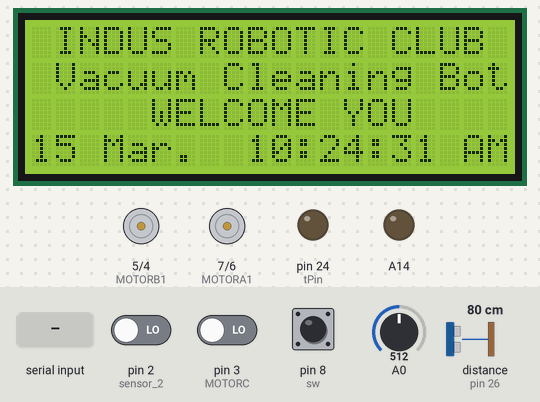
This sketch was run on a simulated Arduino Mega 2560, built with avr-gcc and run on an emulated ATmega2560. On the bench: 20×4 character LCD, motor-driver pin pairs drawn as motors (green arrow = first pin HIGH = forward, orange = second pin HIGH = backward, longer = more drive), output pins drawn as LEDs (lit = HIGH). The inputs (shaded band) are chosen by the test bench; at power-on: pin 8 (sw) LOW, pin 2 (sensor_2) LOW, pin 3 (MOTORC) LOW, A0 = 512, distance to the obstacle (sensor on pin 26) 80 cm. The echo pulse lasts 58.3 µs per cm; the local clock reads 2024-03-15 10:24:30 at power-on unless the sketch sets it.

Above: at 1.2 s.
1.3 s: "U" received over the second serial link
At 3.8 s:
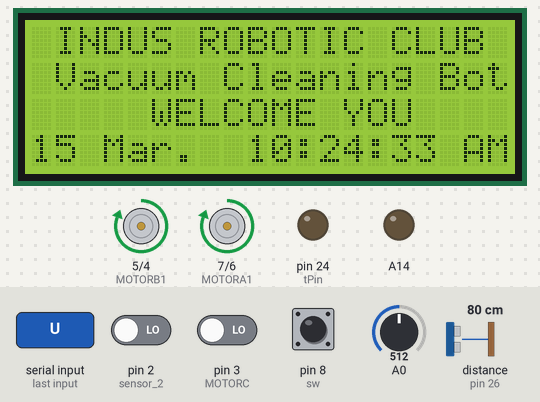
4.3 s: "D" received over the second serial link
At 5.9 s:
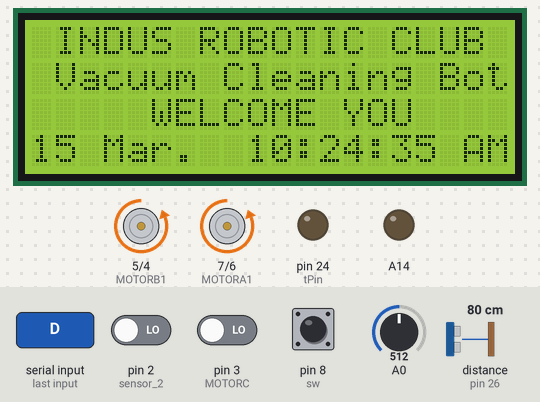
7.3 s: "L" received over the second serial link
At 8.9 s:
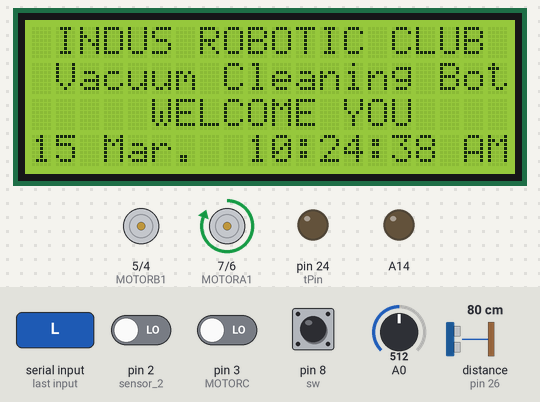
10.3 s: "R" received over the second serial link
At 11.9 s:
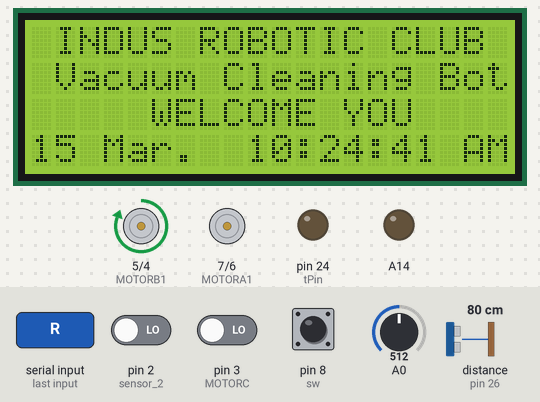
13.3 s: pin 8 (sw) pulled HIGH for 0.25 s
At 14.5 s:
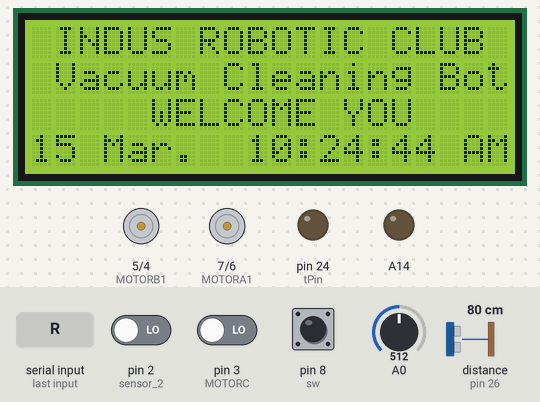
Timing chart, 0 to 16.3 s (numbered marks = the images above; inputs shaded):
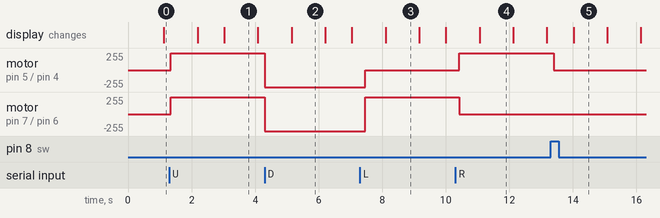

Measured:
- after the input at 1.3 s, motor on pin 5 (MOTORB1) / pin 4 (MOTORB2), motor on pin 7 (MOTORA1) / pin 6 (MOTORA2): stopped → forward 255/255 at once
- after the input at 4.3 s, motor on pin 5 (MOTORB1) / pin 4 (MOTORB2), motor on pin 7 (MOTORA1) / pin 6 (MOTORA2): forward 255/255 → backward 255/255 at once
- after the input at 7.3 s, motor on pin 5 (MOTORB1) / pin 4 (MOTORB2): backward 255/255 → stopped after 0.17 s; motor on pin 7 (MOTORA1) / pin 6 (MOTORA2): backward 255/255 → forward 255/255 after 0.17 s
- after the input at 10.3 s, motor on pin 5 (MOTORB1) / pin 4 (MOTORB2): stopped → forward 255/255 after 0.13 s; motor on pin 7 (MOTORA1) / pin 6 (MOTORA2): forward 255/255 → stopped after 0.13 s
- after the input at 13.3 s, motor on pin 5 (MOTORB1) / pin 4 (MOTORB2): forward 255/255 → stopped after 0.09 s
- what the display in image 1 shows lasts 1.1 s, from 3.0 s to 4.1 s

The sketch:

cleaner_Final_11_11.ino
```cpp
/*Version V 1.20
Date: 20/10/2015

Code for interfacing RTC and 20x4 LCD with arduino for vaccum cleaner robot

To display as:

    0 1 2 3 4 5 6 7 8 9 0 1 2 3 4 5 6 7 8 9
 0 | |I|N|D|U|S| |R|O|B|O|T|I|C| |C|L|U|B| |
 1 | | | | | | |V|S| |B|O|T| |1| | | | | | |
 2 | | | | | |W|E|L|C|O|M|E| |Y|O|U| | | | |
 3 |2|0| |N|O|V|.| | |0|6|:|3|0|:|4|5| |P|M|

by K.P.V.S.Sathvik
*/

#include <Wire.h>
#include <LiquidCrystal.h>
#include <Time.h>
#include <DS1307RTC.h>
#include <SoftwareSerial.h>

//---------------------------------------------------------------
//LCD Pins
#define Rs_pin  48
#define En_pin  46
#define D4_pin  44
#define D5_pin  42
#define D6_pin  40
#define D7_pin  38
#define Rw_pin  36

// LCD and TIME Initialiation
LiquidCrystal lcd(Rs_pin, En_pin, D4_pin, D5_pin, D6_pin, D7_pin);

tmElements_t tm;  //Object declaration for RTC module

const char *monthName[12] = {
  "Jan.", "Feb.", "Mar.", "Apr.", "May.", "Jun.",
  "Jul.", "Aug.", "Sep.", "Oct.", "Nov.", "Dec."
};

//---------------------------------------------------------------
//Motor Pins
#define MOTORA1 7  //Right motor
#define MOTORA2 6
#define MOTORB1 5   //Left motor
#define MOTORB2 4
#define MOTORC 3  //Vaccum motor

//Bluetooth Initialiation
#define bluetoothTx 10   //tx, rx pins for bluetooth module
#define bluetoothRx 12

SoftwareSerial bluetooth(bluetoothTx, bluetoothRx);
char check;  //char for checking the app response
//---------------------------------------------------------------

#define sw  8    //Swicth: Auto/Application

const int sensor_1 = 3;  //IR Sensor
const int sensor_2 = 2;

const int  tPin = 24;   //Ultrasonic Sensor
const int ePin = 26;

double t;   //Time
double d;   //Distance

int sensors[2], i;
byte switch1 = false;

//---------------------------------------------------------------
void setup()
{
  //Serial.begin(9600);

  //LCD Setup
  pinMode(A14, OUTPUT);
  analogWrite(A14, 50);
  lcd.begin (20, 4); // <<-- our LCD is a 20x4, change for your LCD if needed
  digitalWrite(Rw_pin, LOW);

  // Motor and Bluetooth Setup
  pinMode(MOTORA1, OUTPUT);
  pinMode(MOTORA2, OUTPUT);
  pinMode(MOTORB1, OUTPUT);
  pinMode(MOTORB2, OUTPUT);
  pinMode(MOTORC, OUTPUT);

  bluetooth.begin(9600);

  pinMode(sensor_1, INPUT);   //IR Sensor i/p Pins
  pinMode(sensor_2, INPUT);
}
//---------------------------------------------------------------

void loop()
{
  // Print our characters on the LCD
  lcd.setCursor(1, 0);  //Start at character 1 on line 0
  lcd.print("INDUS ROBOTIC CLUB");
  lcd.setCursor(1, 1);  //Go to character 6 on line 1
  lcd.print("Vacuum Cleaning Bot");
  lcd.setCursor(5, 2);  //Go to character 5 on line 2
  lcd.print("WELCOME YOU");

  date_time_display();   //Function to display time and Date

  //LDR control
  digitalWrite(8, LOW);
  // read the input on analog pin 0:
  int sensorValue = analogRead(A0);
  // print out the value you read:
  //Serial.println(sensorValue);

  if (sensorValue < 150)
  {
    //Serial.print("LED on");
    digitalWrite(8, HIGH);
  }

  // Motor and Bluetooth/Autonomous Control

  switch1 = false;
  switch1 = digitalRead(sw);
  /*Serial.print("switch:");
  Serial.println(switch1);*/
  if ((tm.Hour == 9) && (tm.Minute >= 0) && (tm.Minute <= 15))
  {
    autonomous();
  }

  if (switch1)  //Switch ON: Autonomous
  {
    autonomous();
  }
  else
  {
    bluetooth_func();
  }
  delay(200);
}

//---------------------------------------------------------------
//RTC and LCD Function
void date_time_display()  //Function to display time and Date
{
  if (RTC.read(tm)) //Reads the time from RTC module
  {

    lcd.setCursor(0, 3); //Go to character 0 on line 3
    lcd.print(tm.Day);  //Displays day
    lcd.print(' ');
    int t = tm.Month;
    lcd.print(monthName[t - 1]);

    // Displays time in 12 hours
    print2digits(Hour());  //Displays hour in two digit
    lcd.print(':');
    print2digits(tm.Minute);  //Displays minute in two digit
    lcd.print(':');
    print2digits(tm.Second);  //Displays second in two digit
  }
}

void print2digits(int number)   //Function to display a number in two digits
{
  if (number >= 0 && number < 10)
  {
    lcd.print('0');   //Puts 0 if it is less than 10. For example, if it is 5 than it displays 05
  }
  lcd.print(number);
}

int Hour()  //Funtion to Display time in 12 hours
{
  int h = tm.Hour; //Storing hours from RTC module in h
  lcd.setCursor(18, 3); //Go to character 10 on line 3

  if (h > 12)
  {
    h = h - 12;
    lcd.print("PM");  //Display PM if h is greater than 12
  }
  else
  {
    lcd.print("AM");  //Display AM if h is less than 12
  }

  lcd.setCursor(9, 3); //Go to character 10 on line 3
  return h;
}
//---------------------------------------------------------------
// Motor Function
void forward()
{
  digitalWrite(MOTORA1, HIGH);
  digitalWrite(MOTORA2, LOW);
  digitalWrite(MOTORB1, HIGH);
  digitalWrite(MOTORB2, LOW);
}

void backward()
{
  digitalWrite(MOTORA1, LOW);
  digitalWrite(MOTORA2, HIGH);
  digitalWrite(MOTORB1, LOW);
  digitalWrite(MOTORB2, HIGH);
}

void left()
{
  digitalWrite(MOTORA1, HIGH);
  digitalWrite(MOTORA2, LOW);
  digitalWrite(MOTORB1, LOW);
  digitalWrite(MOTORB2, LOW);
}

void right()
{
  digitalWrite(MOTORA1, LOW);
  digitalWrite(MOTORA2, LOW);
  digitalWrite(MOTORB1, HIGH);
  digitalWrite(MOTORB2, LOW);
}

void stopm()
{
  digitalWrite(MOTORA1, LOW);
  digitalWrite(MOTORA2, LOW);
  digitalWrite(MOTORB1, LOW);
  digitalWrite(MOTORB2, LOW);
}

void vacuum_on()
{
  digitalWrite(MOTORC, HIGH);
}

void vacuum_off()
{
  digitalWrite(MOTORC, LOW);
}

void autonomous()
{

  sensors[0] = digitalRead(sensor_1);
  sensors[1] = digitalRead(sensor_2);

  /*Serial.print(sensors[0]);
  Serial.print(" ");
  Serial.print(sensors[1]);
  */
  if (sensors[0] == 1 && sensors[1] == 1 )
  {
    stopm();
  }
  else if (sensors[0] == 0 && sensors[1] == 1 )
  {
    left();
  }
  else if (sensors[0] == 1 && sensors[1] == 0 )
  {
    right();
  }
  else
  {
    forward();
  }

  //Ultrasonic Sensor: To check Distance
  pinMode(tPin, OUTPUT);
  digitalWrite(tPin, LOW);
  delayMicroseconds(3);
  digitalWrite(tPin, HIGH);
  delayMicroseconds(10);
  digitalWrite(tPin, LOW);
  delayMicroseconds(10);
  pinMode(ePin, INPUT);

  t = pulseIn(ePin, HIGH);
  d = t / 57.1000;

  if (d >= 300 || d <= 0)
  {
    //Serial.print(" Out of range");
  }
  else
  {
    /*Serial.print(d);
    Serial.println(" cm");*/
  }
  if (d > 20)
  {
    stopm();
  }
  //Serial.println("");
}


void bluetooth_func()
{
  if (bluetooth.available() >= 0) //checking if bluetooth is connected or not
  {
    //Serial.println("bluetooth available  ");
    check = bluetooth.read();   //reads char send by bluetooth and stores the in variable check
    // Serial.println(check);
    if (check == 'U')
    { forward();
      //Serial.println(" forward");
    }

    if (check == 'D')
    { backward();
      //Serial.println(" backward");
    }

    if (check == 'L')
    { left();
      //Serial.println(" left");
    }

    if (check == 'R')
    { right();
      //Serial.println(" right");
    }

    if (check == 'S')
    { stopm();
      //Serial.println(" stop");
    }

    if (check == '1')
    { vacuum_on();
      //Serial.println("  vacuum_on");
    }

    if (check == '0')
    { vacuum_off();
      //Serial.println(" vacuum_off");
    }
    //delay(200);
  }
}
```
